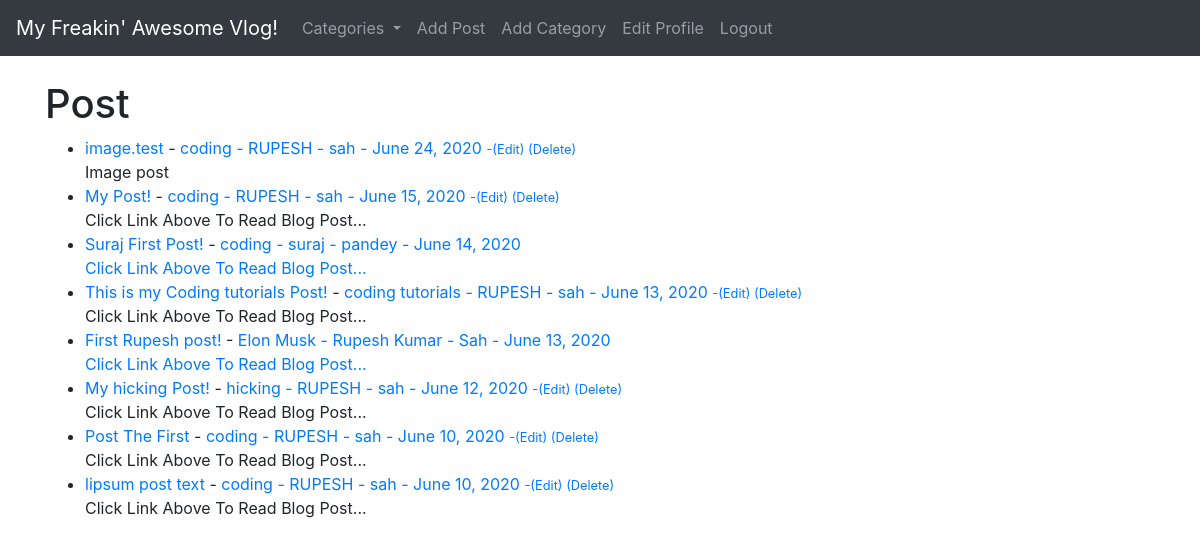
The app's page / (signed in) with its own data.
### theblog/models.py (models this page shows, shortened)
class Post(models.Model):
	title = models.CharField(max_length=255)
	header_image = models.ImageField(null=True, blank=True, upload_to="images/")
	title_tag = models.CharField(max_length=255)
	author = models.ForeignKey(User, on_delete=models.CASCADE)
	body = RichTextField(blank=True, null=True)
	post_date = models.DateField(auto_now_add=True)
	category = models.CharField(max_length=255, default='coding')
	snippet = models.CharField(max_length=255)
	likes = models.ManyToManyField(User, related_name='blog_posts')

### theblog/views.py (the view)
# urls.py: path('', HomeView.as_view(), name="home"),
class HomeView(ListView):
	model = Post
	template_name = 'home.html'
	ordering = ['-post_date']
	def get_context_data(self, *args, **kwargs):
		cat_menu = Category.objects.all()
		context = super(HomeView, self).get_context_data(*args, **kwargs)
		context["cat_menu"] = cat_menu
		return context

### theblog/models.py (called while the page is built)
	def __str__(self):
		return self.name

### theblog/templates/home.html
{% extends 'base.html' %}
{% block  content %}
<h1>Post</h1>
<ul>
{% for post in object_list %}
	<li><a href="{% url 'article-detail' post.pk %}">{{ post.title}}<a/>
		- <a href="{% url 'category' post.category|slugify %}">{{ post.category }}
		- {{ post.author.first_name}}
		- {{ post.author.last_name}} -
		{{post.post_date}}
		<small>
			{% if user.is_authenticated %}
				{% if user.id == post.author.id %}
				-<a href="{% url 'update_post' post.pk %}">(Edit)</a>
				<a href="{% url 'delete_post' post.pk %}">(Delete)</a>
				{% endif %}
			{% endif %}
	</small><br/>
	{{ post.snippet }}
</li>
{% endfor %}
</ul>
{% endblock %}

### records on screen
Post: title "image.test", category "coding", author.first_name "RUPESH", author.last_name "sah", post_date "June 24, 2020", shows "(Edit)", snippet "Image post"
Post: title "My Post!", category "coding", author.first_name "RUPESH", author.last_name "sah", post_date "June 15, 2020", shows "(Edit)", snippet "Click Link Above To Read Blog Post..."
Post: title "Suraj First Post!", category "coding", author.first_name "suraj", author.last_name "pandey", post_date "June 14, 2020", snippet "Click Link Above To Read Blog Post..."
Post: title "This is my Coding tutorials Post!", category "coding tutorials", author.first_name "RUPESH", author.last_name "sah", post_date "June 13, 2020", shows "(Edit)", snippet "Click Link Above To Read Blog Post..."
Post: title "First Rupesh post!", category "Elon Musk", author.first_name "Rupesh Kumar", author.last_name "Sah", post_date "June 13, 2020", snippet "Click Link Above To Read Blog Post..."
Post: title "My hicking Post!", category "hicking", author.first_name "RUPESH", author.last_name "sah", post_date "June 12, 2020", shows "(Edit)", snippet "Click Link Above To Read Blog Post..."
Post: title "Post The First", category "coding", author.first_name "RUPESH", author.last_name "sah", post_date "June 10, 2020", shows "(Edit)", snippet "Click Link Above To Read Blog Post..."
Post: title "lipsum post text", category "coding", author.first_name "RUPESH", author.last_name "sah", post_date "June 10, 2020", shows "(Edit)", snippet "Click Link Above To Read Blog Post..."
